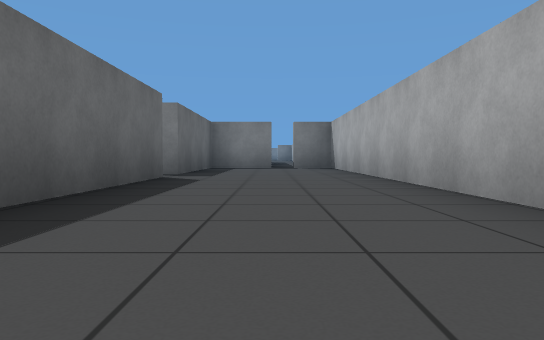
view 1 (above)

23 first-person views from a walk through a Gazebo world. The camera is 0.5 m above the floor, tilts 2° down and sees 70° across. The floor is counted in squares, 2 m on a side. Each view is taken from the middle of a square. On the plan, view 1 faces up. The plan holds only what a view shows up to about 9 squares ahead; the rest is blank. The place goes on beyond the plan.

view 2
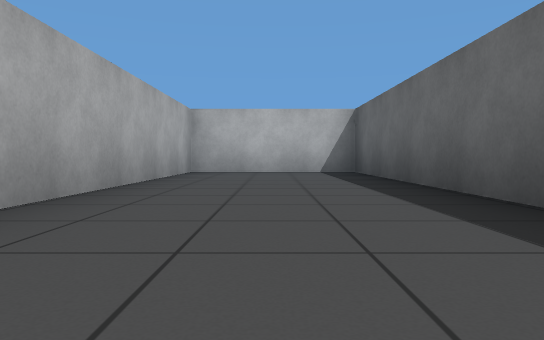

view 3
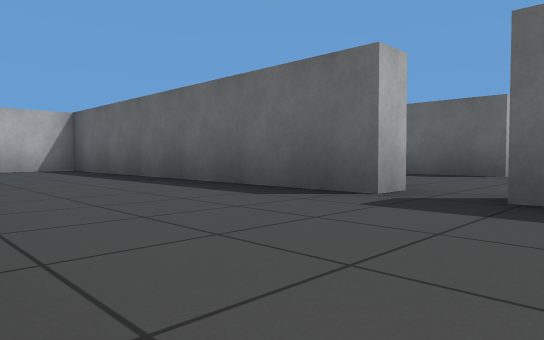

view 4
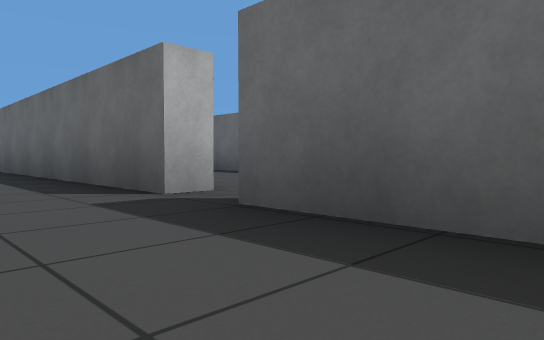

view 5
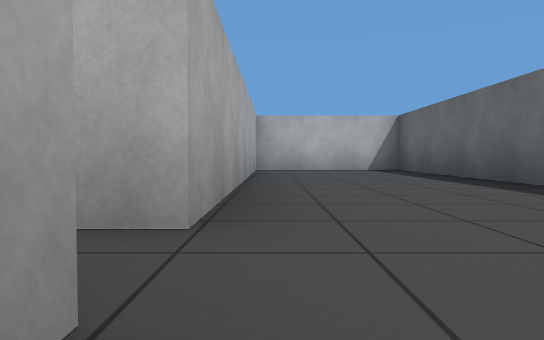

view 6
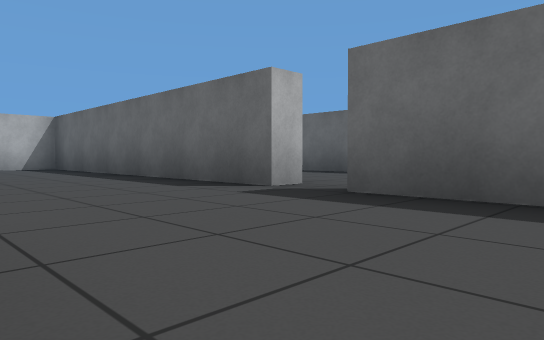

view 7
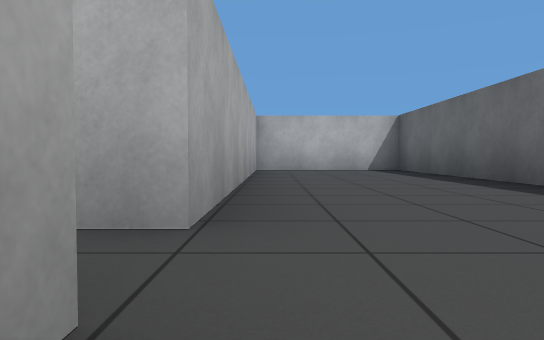

view 8
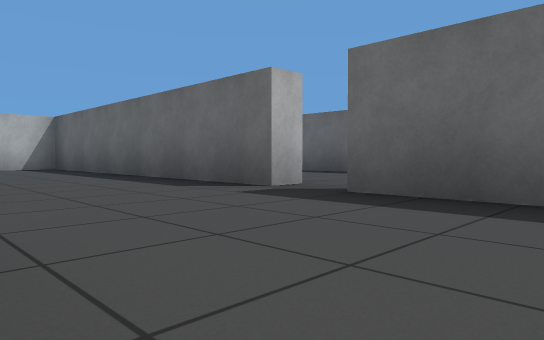

view 9
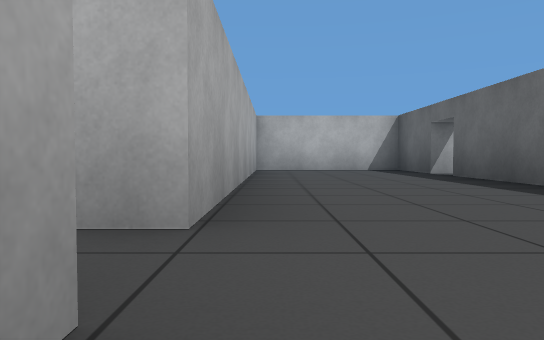

view 10
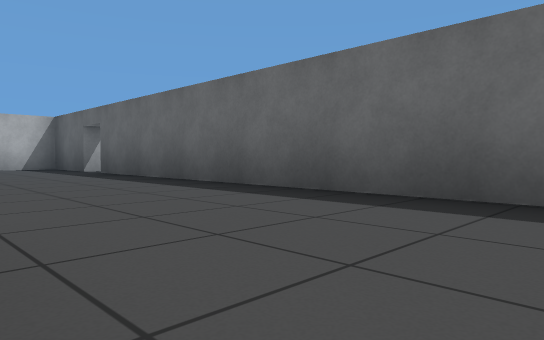

view 11
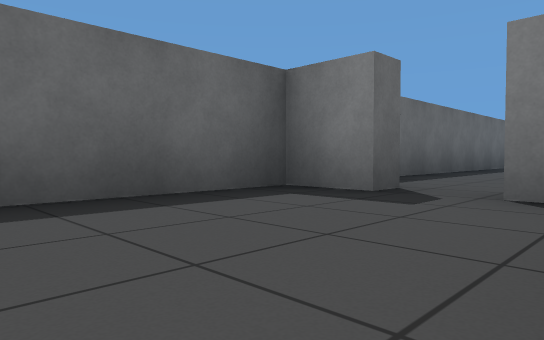

view 12
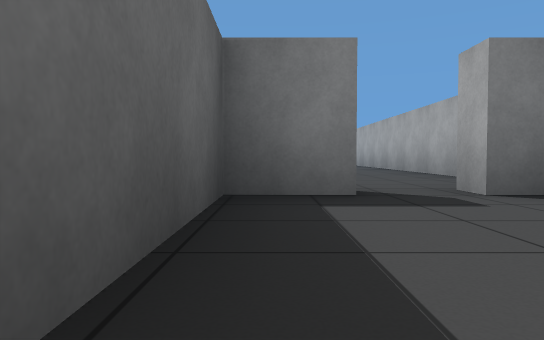

view 13
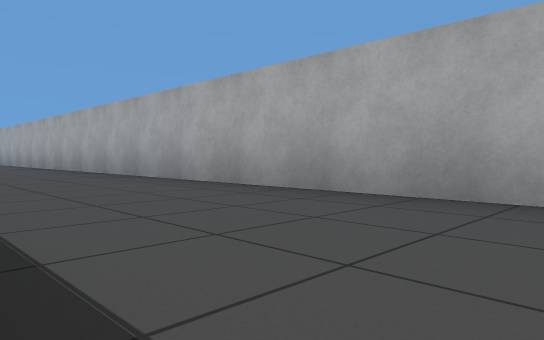

view 14
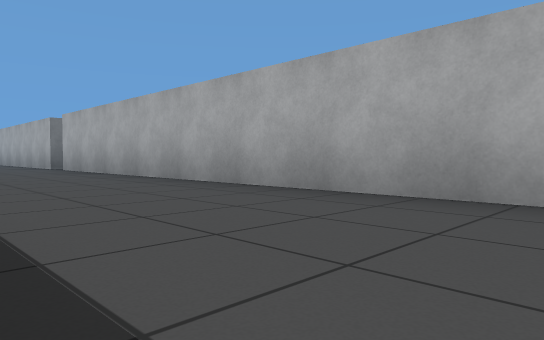

view 15
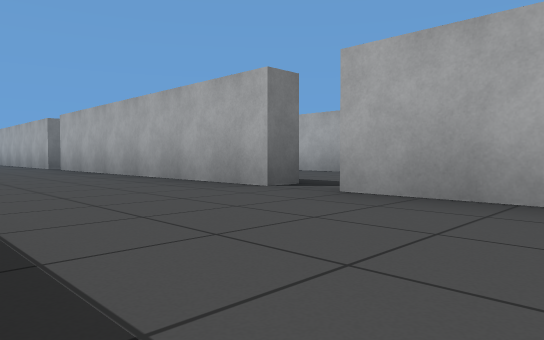

view 16
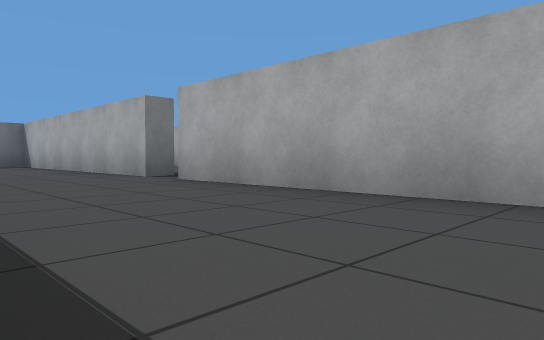

view 17
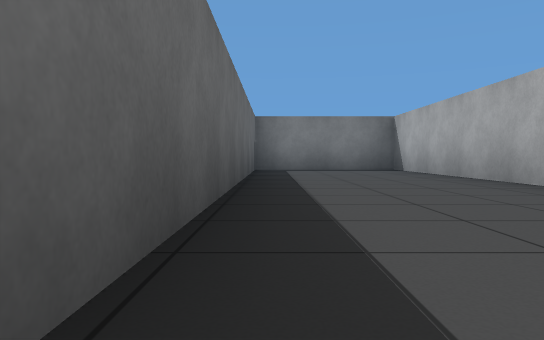

view 18
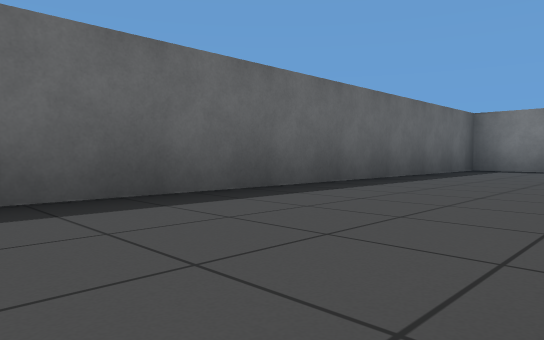

view 19
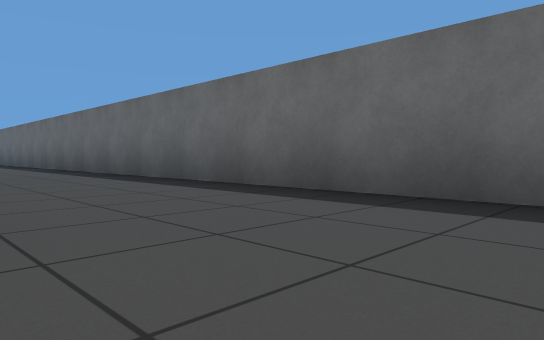

view 20
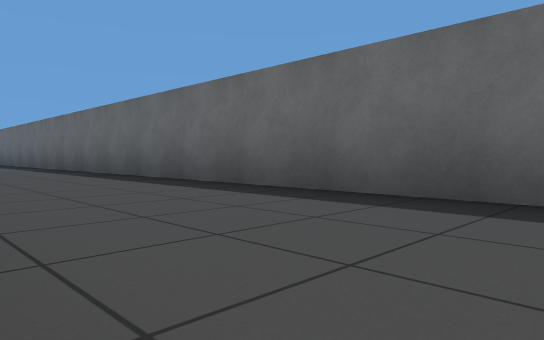

view 21
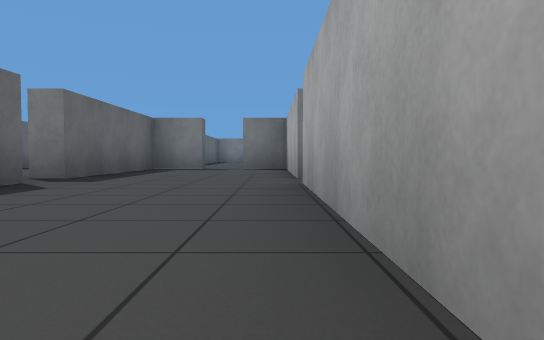

view 22
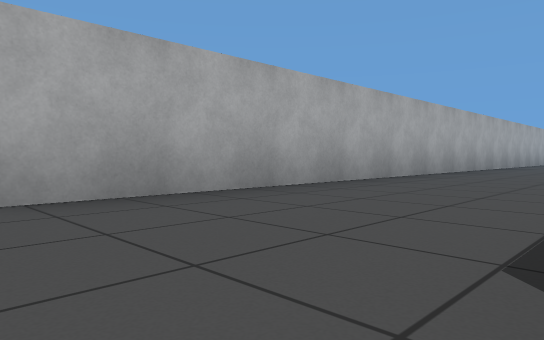

view 23
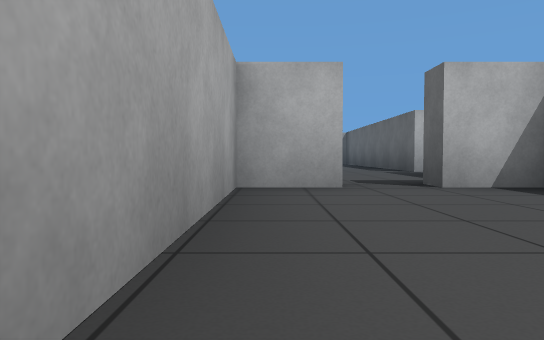

### Floor plan
Ten units are one square. View 1 is at (0, 0); x grows to the right and y downward. Boxes are objects, and circles mark ways between rooms. Rooms are numbered by the first view taken in them; rooms with no view inside come last. Other rooms are left out.
<svg viewBox="-113 -358 131 375">
<path fill="none" stroke="#000" d="M-17 -47 -13 -47 -13 12 13 12 13 -84 4 -84M0 -84 -13 -84 -13 -54M-47 -47 -43 -47 -43 12 -17 12 -17 -47M-43 -66 -43 -54M-77 -47 -73 -47 -73 12 -47 12 -47 -47M-73 -66 -73 -54M-64 -79 -64 -74M-108 -3 -102 -3M-86 -74 -86 -80M-95 -80 -95 -75 -103 -75 -103 12 -77 12 -77 -47M-73 -233 -77 -233 -77 -288M-72 -295 -77 -295 -77 -353 -103 -353 -103 -95M-77 -94 -77 -226M-47 -234 -47 -266 -56 -266M-47 -125 -47 -226M-73 -266 -73 -233M-64 -270 -64 -266M-56 -79 -47 -79 -47 -106"/>
<circle cx="-10" cy="-50" r="3" fill="#2a7"/>
<circle cx="-40" cy="-50" r="3" fill="#2a7"/>
<circle cx="-70" cy="-50" r="3" fill="#2a7"/>
<circle cx="-60" cy="-80" r="3" fill="#2a7"/>
<circle cx="-90" cy="-80" r="3" fill="#2a7"/>
<circle cx="-70" cy="-230" r="3" fill="#2a7"/>
<text x="0" y="-30">1</text>
<text x="-30" y="-30">2</text>
<text x="-60" y="-30">3</text>
<text x="-90" y="-30">4</text>
<text x="-90" y="-220">5</text>
<text x="-60" y="-180">6</text>
</svg>
Room 1 opens to room 2. Room 2 opens to room 3. Room 3 opens to room 4. Room 3 opens to room 6. Room 4 opens to room 5. Room 5 opens to room 6.

Where each view was taken, in squares from view 1:
view 1: 0 up, 0 right, facing up
view 2: 5 up, 0 right, facing down
view 3: 6 up, 1 right, facing down-left
view 4: 7 up, 0 right, facing down-left
view 5: 6 up, 2 left, facing down
view 6: 7 up, 2 left, facing down-left
view 7: 6 up, 5 left, facing down
view 8: 7 up, 5 left, facing down-left
view 9: 6 up, 8 left, facing down
view 10: 7 up, 8 left, facing down-left
view 11: 5 up, 8 left, facing up-left
view 12: 5 up, 10 left, facing up
view 13: 9 up, 10 left, facing up-right
view 14: 15 up, 10 left, facing up-right
view 15: 21 up, 10 left, facing up-right
view 16: 25 up, 10 left, facing up-right
view 17: 28 up, 10 left, facing up
view 18: 28 up, 8 left, facing up-left
view 19: 30 up, 8 left, facing down-left
view 20: 26 up, 8 left, facing down-left
view 21: 19 up, 5 left, facing up
view 22: 23 up, 7 left, facing down-right
view 23: 11 up, 5 left, facing down
